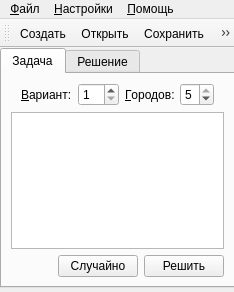
<?xml version="1.0" encoding="UTF-8"?>
<ui version="4.0">
 <class>MainWindow</class>
 <widget class="QMainWindow" name="MainWindow">
  <property name="geometry">
   <rect>
    <x>0</x>
    <y>0</y>
    <width>234</width>
    <height>292</height>
   </rect>
  </property>
  <property name="windowTitle">
   <string>Задача коммивояжера</string>
  </property>
  <property name="windowIcon">
   <iconset resource="../resources/tspsg.qrc">
    <normaloff>:/images/Icon.png</normaloff>:/images/Icon.png</iconset>
  </property>
  <widget class="QWidget" name="centralwidget">
   <property name="enabled">
    <bool>true</bool>
   </property>
   <widget class="QTabWidget" name="tabWidget">
    <property name="enabled">
     <bool>true</bool>
    </property>
    <property name="geometry">
     <rect>
      <x>0</x>
      <y>0</y>
      <width>235</width>
      <height>240</height>
     </rect>
    </property>
    <property name="sizePolicy">
     <sizepolicy hsizetype="Expanding" vsizetype="Expanding">
      <horstretch>0</horstretch>
      <verstretch>0</verstretch>
     </sizepolicy>
    </property>
    <property name="tabPosition">
     <enum>QTabWidget::North</enum>
    </property>
    <property name="tabShape">
     <enum>QTabWidget::Rounded</enum>
    </property>
    <property name="currentIndex">
     <number>0</number>
    </property>
    <widget class="QWidget" name="tabTask">
     <attribute name="title">
      <string>Задача</string>
     </attribute>
     <layout class="QVBoxLayout" name="verticalLayout">
      <item>
       <layout class="QHBoxLayout" name="_2">
        <item>
         <spacer>
          <property name="orientation">
           <enum>Qt::Horizontal</enum>
          </property>
          <property name="sizeHint" stdset="0">
           <size>
            <width>40</width>
            <height>20</height>
           </size>
          </property>
         </spacer>
        </item>
        <item>
         <widget class="QLabel" name="labelVariant">
          <property name="text">
           <string>&amp;Вариант:</string>
          </property>
          <property name="buddy">
           <cstring>spinVariant</cstring>
          </property>
         </widget>
        </item>
        <item>
         <widget class="QSpinBox" name="spinVariant">
          <property name="cursor">
           <cursorShape>PointingHandCursor</cursorShape>
          </property>
          <property name="statusTip">
           <string>Номер варианта</string>
          </property>
          <property name="minimum">
           <number>1</number>
          </property>
         </widget>
        </item>
        <item>
         <widget class="QLabel" name="labelCities">
          <property name="text">
           <string>&amp;Городов:</string>
          </property>
          <property name="buddy">
           <cstring>spinCities</cstring>
          </property>
         </widget>
        </item>
        <item>
         <widget class="QSpinBox" name="spinCities">
          <property name="cursor">
           <cursorShape>PointingHandCursor</cursorShape>
          </property>
          <property name="statusTip">
           <string>Количество городов, которые обходит коммивояжер</string>
          </property>
          <property name="minimum">
           <number>3</number>
          </property>
          <property name="maximum">
           <number>5</number>
          </property>
          <property name="value">
           <number>5</number>
          </property>
         </widget>
        </item>
        <item>
         <spacer>
          <property name="orientation">
           <enum>Qt::Horizontal</enum>
          </property>
          <property name="sizeHint" stdset="0">
           <size>
            <width>40</width>
            <height>20</height>
           </size>
          </property>
         </spacer>
        </item>
       </layout>
      </item>
      <item>
       <widget class="QTableView" name="taskView">
        <property name="statusTip">
         <string>Стоимости переходов/переездов из города в город</string>
        </property>
        <property name="selectionMode">
         <enum>QAbstractItemView::NoSelection</enum>
        </property>
       </widget>
      </item>
      <item>
       <layout class="QHBoxLayout" name="_3">
        <item>
         <spacer>
          <property name="orientation">
           <enum>Qt::Horizontal</enum>
          </property>
          <property name="sizeHint" stdset="0">
           <size>
            <width>40</width>
            <height>20</height>
           </size>
          </property>
         </spacer>
        </item>
        <item>
         <widget class="QPushButton" name="buttonRandom">
          <property name="cursor">
           <cursorShape>PointingHandCursor</cursorShape>
          </property>
          <property name="statusTip">
           <string>Заполнить таблицу случайными значениями</string>
          </property>
          <property name="text">
           <string>Случайно</string>
          </property>
         </widget>
        </item>
        <item>
         <widget class="QPushButton" name="buttonSolve">
          <property name="cursor">
           <cursorShape>PointingHandCursor</cursorShape>
          </property>
          <property name="statusTip">
           <string>Решить текущую задачу</string>
          </property>
          <property name="text">
           <string>Решить</string>
          </property>
          <property name="icon">
           <iconset resource="../resources/tspsg.qrc">
            <normaloff>:/images/buttons/buttons/OK.png</normaloff>:/images/buttons/buttons/OK.png</iconset>
          </property>
         </widget>
        </item>
       </layout>
      </item>
     </layout>
    </widget>
    <widget class="QWidget" name="tabSolution">
     <attribute name="title">
      <string>Решение</string>
     </attribute>
     <layout class="QVBoxLayout" name="_4">
      <item>
       <layout class="QHBoxLayout" name="_5">
        <property name="spacing">
         <number>0</number>
        </property>
        <item>
         <widget class="QTextEdit" name="textEdit">
          <property name="sizePolicy">
           <sizepolicy hsizetype="Expanding" vsizetype="Expanding">
            <horstretch>0</horstretch>
            <verstretch>0</verstretch>
           </sizepolicy>
          </property>
          <property name="statusTip">
           <string>Ход решения</string>
          </property>
          <property name="readOnly">
           <bool>true</bool>
          </property>
         </widget>
        </item>
        <item>
         <widget class="QGraphicsView" name="graphicsView">
          <property name="statusTip">
           <string>Граф решения</string>
          </property>
         </widget>
        </item>
       </layout>
      </item>
     </layout>
    </widget>
   </widget>
  </widget>
  <widget class="QMenuBar" name="menubar">
   <property name="geometry">
    <rect>
     <x>0</x>
     <y>0</y>
     <width>234</width>
     <height>22</height>
    </rect>
   </property>
   <widget class="QMenu" name="menuFile">
    <property name="windowIcon">
     <iconset>
      <normaloff/>
     </iconset>
    </property>
    <property name="title">
     <string>&amp;Файл</string>
    </property>
    <widget class="QMenu" name="menuFileSave">
     <property name="statusTip">
      <string/>
     </property>
     <property name="title">
      <string>Со&amp;хранить</string>
     </property>
     <property name="icon">
      <iconset resource="../resources/tspsg.qrc">
       <normaloff>:/images/buttons/buttons/Save.png</normaloff>:/images/buttons/buttons/Save.png</iconset>
     </property>
     <addaction name="actionFileSaveTask"/>
     <addaction name="separator"/>
     <addaction name="actionFileSaveResultAll"/>
     <addaction name="actionFileSaveResultMatrices"/>
     <addaction name="actionFileSaveResultGraph"/>
    </widget>
    <addaction name="actionFileNew"/>
    <addaction name="actionFileOpen"/>
    <addaction name="menuFileSave"/>
    <addaction name="separator"/>
    <addaction name="actionFileExit"/>
   </widget>
   <widget class="QMenu" name="menuSettings">
    <property name="title">
     <string>&amp;Настройки</string>
    </property>
    <addaction name="actionSettingsSettings"/>
   </widget>
   <widget class="QMenu" name="menuHelp">
    <property name="title">
     <string>&amp;Помощь</string>
    </property>
    <addaction name="actionHelpContents"/>
    <addaction name="actionHelpContextual"/>
    <addaction name="separator"/>
    <addaction name="actionHelpAbout"/>
   </widget>
   <addaction name="menuFile"/>
   <addaction name="menuSettings"/>
   <addaction name="menuHelp"/>
  </widget>
  <widget class="QToolBar" name="toolBar">
   <property name="cursor">
    <cursorShape>ArrowCursor</cursorShape>
   </property>
   <property name="iconSize">
    <size>
     <width>17</width>
     <height>18</height>
    </size>
   </property>
   <attribute name="toolBarArea">
    <enum>TopToolBarArea</enum>
   </attribute>
   <attribute name="toolBarBreak">
    <bool>false</bool>
   </attribute>
   <addaction name="actionFileNew"/>
   <addaction name="actionFileOpen"/>
   <addaction name="actionFileSaveTask"/>
   <addaction name="separator"/>
   <addaction name="actionSettingsSettings"/>
   <addaction name="separator"/>
   <addaction name="actionFileExit"/>
  </widget>
  <action name="actionFileSaveResultMatrices">
   <property name="enabled">
    <bool>false</bool>
   </property>
   <property name="text">
    <string>&amp;Ход решения</string>
   </property>
   <property name="statusTip">
    <string>Сохранить только хоод решения</string>
   </property>
  </action>
  <action name="actionFileSaveResultGraph">
   <property name="enabled">
    <bool>false</bool>
   </property>
   <property name="text">
    <string>&amp;Граф решения</string>
   </property>
   <property name="statusTip">
    <string>Сохранить только граф решения</string>
   </property>
  </action>
  <action name="actionFileSaveResultAll">
   <property name="enabled">
    <bool>false</bool>
   </property>
   <property name="text">
    <string>&amp;Решение</string>
   </property>
   <property name="statusTip">
    <string>Сохранить ход и граф решения</string>
   </property>
  </action>
  <action name="actionFileNew">
   <property name="icon">
    <iconset resource="../resources/tspsg.qrc">
     <normaloff>:/images/buttons/buttons/Document.png</normaloff>:/images/buttons/buttons/Document.png</iconset>
   </property>
   <property name="text">
    <string>&amp;Создать</string>
   </property>
   <property name="statusTip">
    <string>Создать новую задачу</string>
   </property>
   <property name="shortcut">
    <string>Ctrl+N</string>
   </property>
  </action>
  <action name="actionFileOpen">
   <property name="icon">
    <iconset resource="../resources/tspsg.qrc">
     <normaloff>:/images/buttons/buttons/OpenFolder.png</normaloff>:/images/buttons/buttons/OpenFolder.png</iconset>
   </property>
   <property name="text">
    <string>&amp;Открыть</string>
   </property>
   <property name="toolTip">
    <string>Открыть задачу</string>
   </property>
   <property name="statusTip">
    <string>Открыть сохраненное условие задачи</string>
   </property>
   <property name="shortcut">
    <string>Ctrl+O</string>
   </property>
  </action>
  <action name="actionSettingsSettings">
   <property name="icon">
    <iconset resource="../resources/tspsg.qrc">
     <normaloff>:/images/buttons/buttons/Properties.png</normaloff>:/images/buttons/buttons/Properties.png</iconset>
   </property>
   <property name="text">
    <string>&amp;Параметры</string>
   </property>
   <property name="statusTip">
    <string>Настройка параметров программмы</string>
   </property>
  </action>
  <action name="actionHelpContents">
   <property name="icon">
    <iconset resource="../resources/tspsg.qrc">
     <normaloff>:/images/buttons/buttons/book_open.png</normaloff>:/images/buttons/buttons/book_open.png</iconset>
   </property>
   <property name="text">
    <string>&amp;Содежание</string>
   </property>
   <property name="statusTip">
    <string>Вызвать справку по программе</string>
   </property>
  </action>
  <action name="actionHelpContextual">
   <property name="icon">
    <iconset resource="../resources/tspsg.qrc">
     <normaloff>:/images/buttons/buttons/Help.png</normaloff>:/images/buttons/buttons/Help.png</iconset>
   </property>
   <property name="text">
    <string>&amp;Контекстная справка</string>
   </property>
   <property name="statusTip">
    <string>Вызвать контекстную справку</string>
   </property>
  </action>
  <action name="actionHelpAbout">
   <property name="icon">
    <iconset resource="../resources/tspsg.qrc">
     <normaloff>:/images/buttons/buttons/infoBubble.png</normaloff>:/images/buttons/buttons/infoBubble.png</iconset>
   </property>
   <property name="text">
    <string>&amp;Про...</string>
   </property>
   <property name="statusTip">
    <string>Получить информацию о программе</string>
   </property>
  </action>
  <action name="actionFileExit">
   <property name="icon">
    <iconset resource="../resources/tspsg.qrc">
     <normaloff>:/images/buttons/buttons/NoAction.png</normaloff>:/images/buttons/buttons/NoAction.png</iconset>
   </property>
   <property name="text">
    <string>В&amp;ыход</string>
   </property>
   <property name="statusTip">
    <string>Выйти из программы</string>
   </property>
  </action>
  <action name="actionFileSaveTask">
   <property name="icon">
    <iconset resource="../resources/tspsg.qrc">
     <normaloff>:/images/buttons/buttons/Save.png</normaloff>:/images/buttons/buttons/Save.png</iconset>
   </property>
   <property name="text">
    <string>&amp;Задачу</string>
   </property>
   <property name="iconText">
    <string>Сохранить</string>
   </property>
   <property name="toolTip">
    <string>Сохранить задачу</string>
   </property>
   <property name="statusTip">
    <string>Сохранить условие задачи в файл</string>
   </property>
   <property name="shortcut">
    <string>Ctrl+S</string>
   </property>
  </action>
 </widget>
 <resources>
  <include location="../resources/tspsg.qrc"/>
 </resources>
 <connections>
  <connection>
   <sender>actionFileExit</sender>
   <signal>triggered()</signal>
   <receiver>MainWindow</receiver>
   <slot>close()</slot>
   <hints>
    <hint type="sourcelabel">
     <x>-1</x>
     <y>-1</y>
    </hint>
    <hint type="destinationlabel">
     <x>251</x>
     <y>229</y>
    </hint>
   </hints>
  </connection>
 </connections>
</ui>
